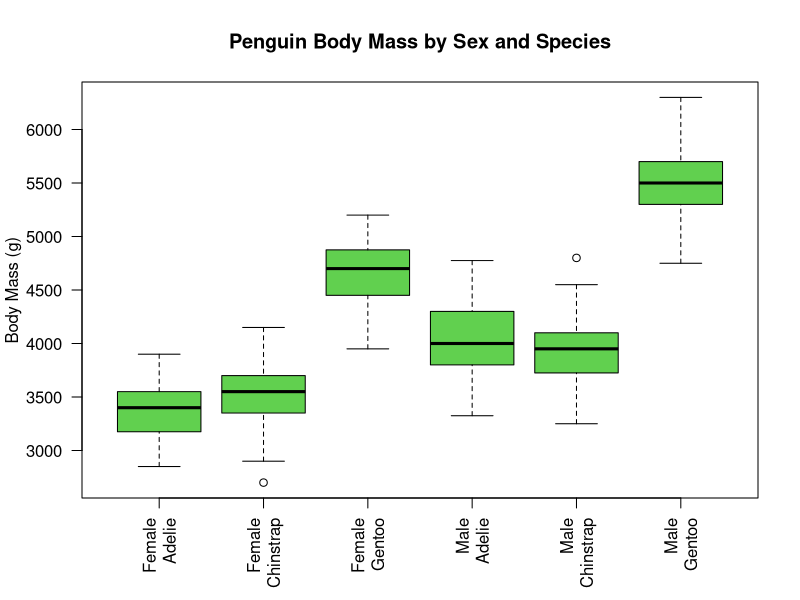

The R script that drew this image:
#Walkthrough




#Q1-Re-create the conditional boxplot of penguin body mass conditioned on sex and species.
require(palmerpenguins)

boxplot(body_mass_g ~ species + sex, data = penguins,
        main = "Penguin Body Mass by Sex and Species",
        xlab = NULL,
        ylab = "Body Mass (g)",
        names = c("Female\nAdelie", "Female\nChinstrap", "Female\nGentoo", "Male\nAdelie", "Male\nChinstrap", "Male\nGentoo"),
        las = 2,
        col= 3)

#Q2- Based on the boxplots, do you think male penguins (of any species) are significantly heavier than female penguins? Explain your reasoning.
  # Yes, All three male penguin species have means that are much higher than the female penguins.

#Q3- Do you think adding sex to a model that already includes species will improve the model fit?
  #Yes, The variance of the samples will decrease and the box heights will be more constant. 

#Q4- Show the R-code you used to build fit_both
fit_both = lm(body_mass_g ~ species * sex, data = penguins)
summary(fit_both)

#Q5- What is the base case for the two-way model that includes sex and species?
  #The base case is female adelie penguins.

#Q6- What are the names of the two coefficients (from the first column of the coefficient table) you need to calculate the average mass of female Chinstrap penguins?
  #The two coefficients you need are the intercept and speciesChinstrap.

#Q7- What is the predicted average mass of female Chinstrap penguins in the interactive model?
  #The predicted average mass of female Chinstrap penguins is 3527.21g.

#Q8- What is the observed average mass of female Chinstrap penguins, calcluated from the penguins data?
aggregate(
  body_mass_g ~ species + sex,
  data = penguins,
  FUN = function(x) mean(x, na.rm = TRUE)
)

